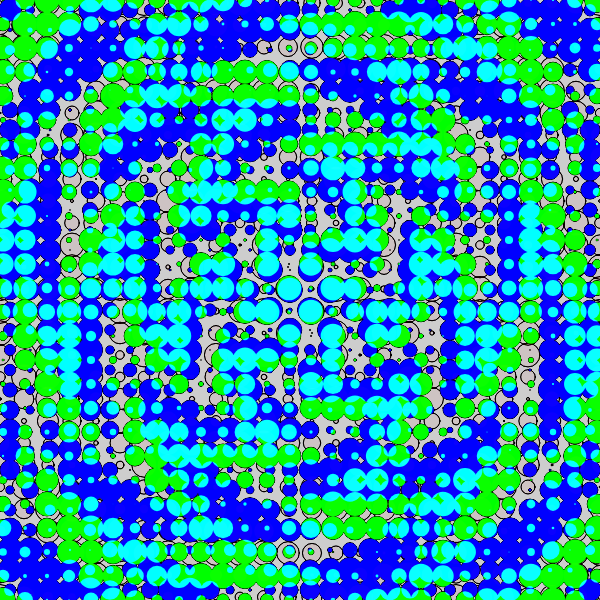
Frame 1 (no input)
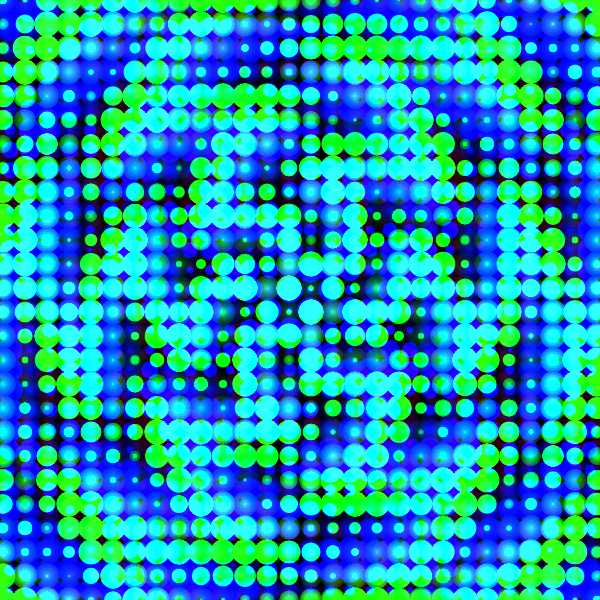
Frame 60 (no input)
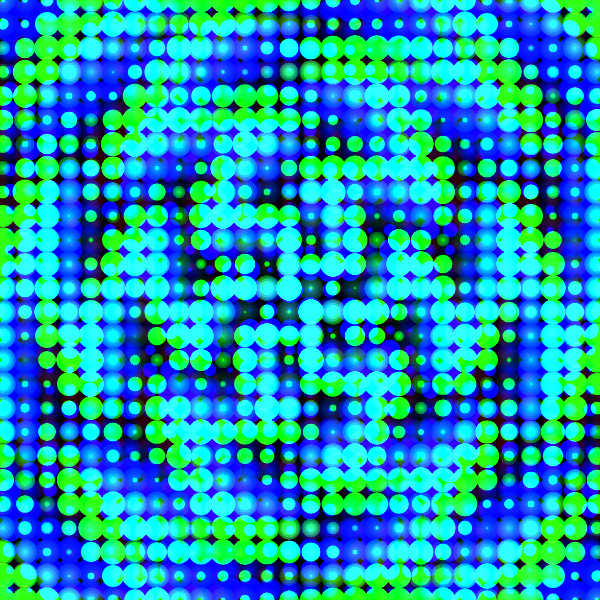
Frame 120 (the mouse pressed at the canvas centre since frame 60)

The p5.js sketch that drew these frames (run headless with seeded random() and noise() and a simulated clock; from frame 60 on, the mouse is pressed at the canvas centre):

// p5.js sketch
// ── sketch.js
function setup() {

  w = 600;
    var canvas;
    if(windowWidth>=600 && windowHeight >=600){
      canvas = createCanvas(600, 600);
    }
    else{
      canvas = createCanvas(windowWidth, windowHeight - 100);
    }

    var x = (windowWidth - width) / 2;
    var y = (windowHeight - height) / 2;

  canvas.position(x, y);

}
function draw() {
  blendMode(BLEND);
  background(0, 50);
  blendMode(ADD);
  
  let s = 20;
  for (let x = s/2; x < width; x += s) {
    for (let y = s/2; y < height; y += s) {
      let d = dist(x, y, width/2, height/2)/16;
      let theta = atan2(y-height/2, x-width/2);
      let v = (sin(sin(d - frameCount/5)+theta*3+PI/2)+1)/2;
      fill(0, 0, 255);
      circle(x, y, s*2.5*(v-0.5));
      fill(255,0,0, 10);
      circle((x-width/2)*1.2+width/2, (y-height/2)*1.1+height/2, s*2.5*(v-0.5));
      fill(0,255,0);
      circle((x-width/2)*1.1+width/2, (y-height/2)*1.2+height/2, s*2.5*(v-0.5));
    }
  }
}
